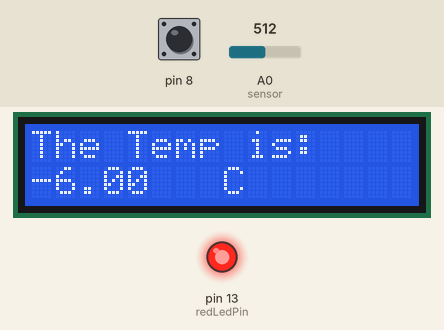
A sketch run on a simulated Arduino Uno, built with avr-gcc and run on an emulated ATmega328P. Parts: 16×2 character LCD, output pins drawn as LEDs (lit = HIGH). The test bench sets the inputs (shaded band); at power-on: A0 (sensor) = 512, pin 8 HIGH.

Above: at 1.2 s.
1.3 s: A0 (sensor) set to 716
At 2.5 s:
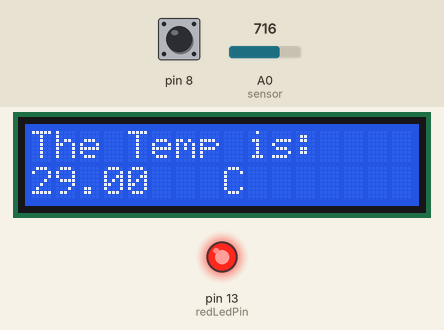
3.5 s: A0 (sensor) set to 900
At 5.2 s:
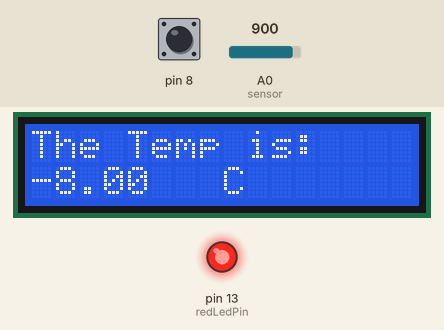
5.5 s: A0 (sensor) set to 1023
At 7.0 s:
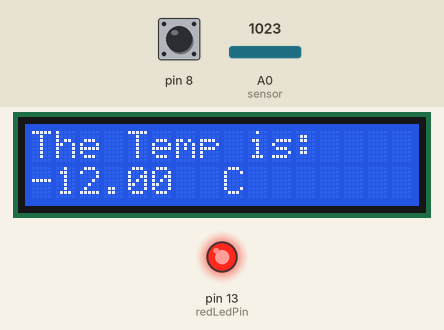
Timing chart, 0 to 8.5 s (numbered marks = the images above; inputs shaded):
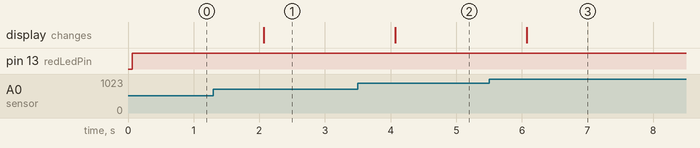

The sketch:

arduino_thermometer.ino
```cpp
#include <LiquidCrystal.h>
#define   sensor    0

// Variables:
 int Vin;
 float Temp;
 float TF;
 float TC;
 int redLedPin= 13;
 int switchState = 0;


LiquidCrystal lcd(12, 11, 5, 4, 3, 2);

void setup() {
  pinMode(redLedPin, OUTPUT);
  pinMode(13,OUTPUT);
pinMode(8, INPUT);

  lcd.begin(16,2);
  lcd.print("The Temp is:");
}


void loop() {
switchState = digitalRead(8);


  digitalWrite(redLedPin, HIGH);
  Vin = analogRead(sensor);
  Temp=(500*Vin)/1023;

  TF = ((9*Temp)/5)+32;
  TC = ((9*Temp)/5)+0;

  lcd.setCursor(0, 1);
  lcd.print(Temp);


  lcd.setCursor(8, 2);
  lcd.print("C");

if (switchState == LOW && Temp > 40) {
  digitalWrite(13, LOW);
}
else{ digitalWrite(13, HIGH);
}

  delay(1000);
}
```

Measured:
- after the input at 1.3 s, the display: changes after 0.77 s (image 1)
- after the input at 3.5 s, the display: changes after 0.57 s (image 2)
- after the input at 5.5 s, the display: changes after 0.58 s (image 3)
